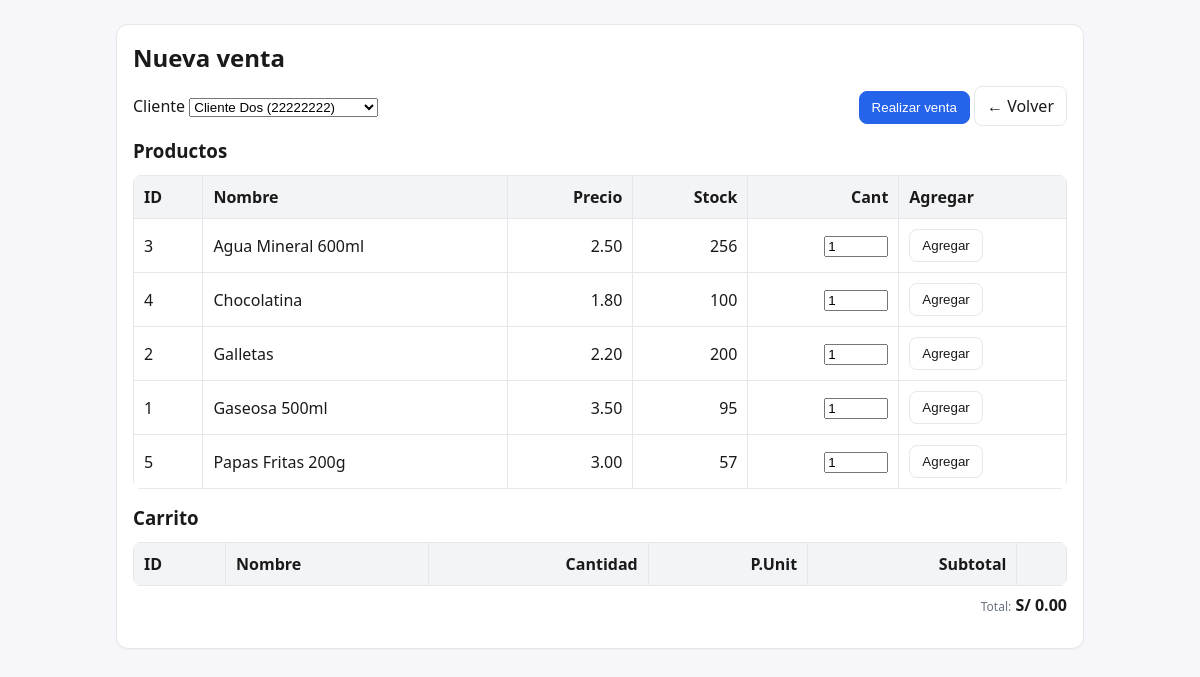
/index.php?r=sale/new (signed in), run on the app's committed database.
### tables this page shows
CREATE TABLE producto (
  idproducto INT AUTO_INCREMENT PRIMARY KEY,
  nombre VARCHAR(100) NOT NULL,
  descripcion TEXT,
  precio DECIMAL(10,2) NOT NULL,
  stock INT NOT NULL DEFAULT 0,
  idcategoria INT,
  CONSTRAINT fk_producto_categoria
    FOREIGN KEY (idcategoria) REFERENCES categoria(idcategoria)
    ON DELETE SET NULL ON UPDATE CASCADE,
  CONSTRAINT chk_stock CHECK (stock >= 0)
);

### app/controllers/SaleController.php (called while the page is built, shortened)
<?php
require_once __DIR__.'/../lib/util.php';
function sale_new(){
    $pdo = DB::pdo();
    $productos = $pdo->query('SELECT idproducto, nombre, precio, stock FROM producto ORDER BY nombre')->fetchAll();
    $clientes  = $pdo->query('SELECT dni, nombre FROM cliente ORDER BY nombre')->fetchAll();
    include __DIR__ . '/../views/sale_new.php';
}

### app/lib/util.php (called while the page is built)
<?php
if (!function_exists('h')) {
    function h($s) {
        return htmlspecialchars((string)$s, ENT_QUOTES, 'UTF-8');
    }
}

### app/views/sale_new.php (the view, shortened to what this page needs)
<?php require_once __DIR__ . '/../lib/util.php'; ?>
<!doctype html>
<html>
<head>
  <link rel="stylesheet" href="assets/styles.css">
</head>
<body>
<div class="container">
  <div class="card">
    <h2>Nueva venta</h2>
    <form method="post" action="index.php?r=sale/confirm" id="sale-form">
      <div class="toolbar">
        <div>
          <label>Cliente</label>
          <select name="dniCliente" id="cliente">
            <?php foreach ($clientes as $c): ?>
              <option value="<?=h($c['dni'])?>"><?=h($c['nombre'])?> (<?=h($c['dni'])?>)</option>
            <?php endforeach; ?>
          </select>
        </div>
        <div>
          <button type="submit" class="btn primary" id="confirm-btn" disabled>Realizar venta</button>
          <a class="btn" href="index.php?r=home">← Volver</a>
        </div>
      </div>
      <h3>Productos</h3>
      <table id="prod">
        <tr>
          <th>ID</th><th>Nombre</th><th class="right">Precio</th><th class="right">Stock</th><th class="right">Cant</th><th>Agregar</th>
        </tr>
        <?php foreach ($productos as $p): ?>
          <tr data-id="<?=h($p['idproducto'])?>" data-precio="<?=h($p['precio'])?>" data-nombre="<?=h($p['nombre'])?>" data-stock="<?=h($p['stock'])?>">
            <td><?=h($p['idproducto'])?></td>
            <td><?=h($p['nombre'])?></td>
            <td class="right"><?=number_format($p['precio'], 2)?></td>
            <td class="right"><?=h($p['stock'])?></td>
            <td class="right">
              <input class="qty" type="number" min="1" max="<?=max(0,(int)$p['stock'])?>" value="1">
            </td>
            <td><button class="btn add">Agregar</button></td>
          </tr>
        <?php endforeach; ?>
      </table>
      <h3 style="margin-top:16px;">Carrito</h3>
      <table>
        <thead>
          <tr><th>ID</th><th>Nombre</th><th class="right">Cantidad</th><th class="right">P.Unit</th><th class="right">Subtotal</th><th></th></tr>
        </thead>
      </table>
      <p class="right" style="margin-top:8px;">
        <span class="muted">Total:</span>
        <strong>S/ <span id="total">0.00</span></strong>
      </p>
    </form>
  </div>
</div>
</body>
</html>

### public/assets/styles.css (style rules this page uses)
:root { --bg:#f7f7fb; --card:#fff; --ink:#1a1a1a; --muted:#6b7280; --line:#e5e7eb; --primary:#2563eb; }
* { box-sizing:border-box }
body { font-family:system-ui,Segoe UI,Arial,sans-serif;margin:0;background:var(--bg);color:var(--ink) }
.container { max-width:1000px;margin:24px auto;padding:0 16px }
.card { background:var(--card);border:1px solid var(--line);border-radius:12px;padding:16px;box-shadow:0 1px 2px rgba(0,0,0,.04) }
h1,h2,h3 { margin:0 0 12px }
table { border-collapse:collapse;width:100%;background:#fff;border-radius:8px;overflow:hidden }
th,td { border:1px solid var(--line);padding:10px }
th { background:#f3f4f6;text-align:left }
.btn { display:inline-block;padding:8px 12px;border:1px solid var(--line);background:#fff;border-radius:8px;text-decoration:none;color:var(--ink);transition:.15s }
.btn.primary { background:var(--primary);color:#fff;border-color:var(--primary) }

### app/views/sale_new.php (style rules this page uses)
.qty { width: 64px; }
.toolbar { display:flex; gap:12px; align-items:center; margin-bottom:12px; }
.muted { color:#6b7280; font-size:12px }
.right { text-align:right }

### data on the page
producto: idproducto "3", nombre "Agua Mineral 600ml", precio "2.50", stock "256"
producto: idproducto "4", nombre "Chocolatina", precio "1.80", stock "100"
producto: idproducto "2", nombre "Galletas", precio "2.20", stock "200"
producto: idproducto "1", nombre "Gaseosa 500ml", precio "3.50", stock "95"
producto: idproducto "5", nombre "Papas Fritas 200g", precio "3.00", stock "57"

### other printed values
form field dniCliente "Cliente Dos (22222222)"
